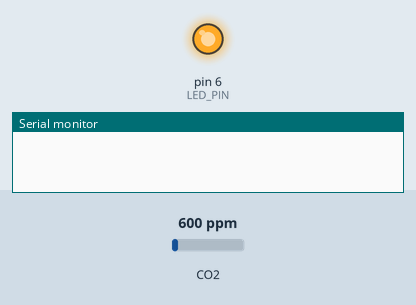
Bench run of a sketch on a simulated Arduino Nano, built with avr-gcc and run on an emulated ATmega328P. Shown: output pins drawn as LEDs (lit = HIGH), the last lines printed to the serial monitor. The test bench sets the inputs (shaded band); at power-on: CO2 600 ppm. The local clock reads 2024-03-15 10:24:30 at power-on unless the sketch sets it; storage starts empty.

Above: at 0.1 s.
At 3.1 s:
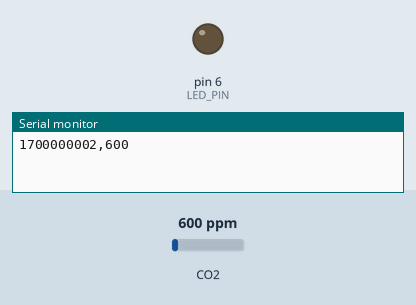
Timing chart, 0 to 4.6 s (numbered marks = the images above):
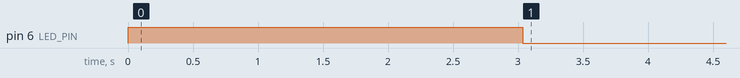

The sketch:

FullNode.ino
```cpp
/*
  ---------- PLEASE READ THIS BEFORE POWERING THE SENSOR ----------

INTRODUCTION
  This code compiles the individual codes for the SCD-30 sensor, the SDCard Module, and the RTC module.
  This will collect CO2 data and timestamps, and stores them into an SD Card.


IMPORTANT NOTE
  The SCD-30 device is EXTREMELY sensitive to electrostatic discharge.
  NEVER touch the sensor UNLESS wearing Anti-Static Gloves.
  Even if the sensor is not connected to power, still exercise extreme caution.


SCD30 MODULE WIRING
  Sensor -> Arduino Nano
  ------------------------
  Vin Pin -> 5.0V Port
  Gnd Pin -> GND  Port
  SCL Pin -> SCL Port
  SDA Pin -> SDA Port


RTC MODULE WIRING
  Module -> Arduino
  ------------------------
  GND  Pin -> GND     Port
  VCC  Pin -> 5.0 V   Port
  SDA  Pin -> SDA     Port
  SCL  Pin -> SCL     Port
  SQW  Pin -> NOTHING
  32K  Pin -> NOTHING


SD MODULE WIRING
  Module -> Arduino
  ------------------------
  CS   Pin -> Digital Pin #10
  SCK  Pin -> Digital Pin #13
  MOSI Pin -> Digital Pin #11
  MISO Pin -> Digital Pin #12
  VCC  Pin -> 5.0 V   Pin
  GND  Pin -> GND     Pin

*/


//IMPORT LIBRARIES AND SETUP VARIABLES
#include <Wire.h>
#include <RTClib.h>
#include <SdFat.h>
#include <SparkFun_SCD30_Arduino_Library.h>

SCD30 airSensor;
uint32_t conc;
const byte CALIB_PIN   = 5;

RTC_DS3231 rtc;
DateTime dt;
DateTime now_dt;

const uint8_t sdChipSelect = SS;
SdFat sd;
SdFile file;

const byte LED_PIN      = 6;

//SETUP PINS & MODULES
void setup() {
  //General Setup
  Serial.begin(9600);                   // This is the baud rate. Keep at 9600, no need to change
  pinMode(CALIB_PIN, INPUT_PULLUP);     // This setups the calibration wire pin
  pinMode(LED_PIN, OUTPUT);             // This setups the pin for the LED light.
  digitalWrite(LED_PIN, HIGH);
  Wire.begin();


  //CO2 Sensor Setup
  if (airSensor.begin() == false) {               //Stars the module.
    Serial.println("Error. SCD not detected.");
    while (1);                                    //If there is an error, then an infinite loop will occur.
  }
  airSensor.setMeasurementInterval(2);              //Change number of seconds between measurements: 2 to 1800 (30 minutes)
  airSensor.setAltitudeCompensation(1300);        //Set altitude of the sensor in m, stored in non-volatile memory of SCD30
  //airSensor.setForcedRecalibrationFactor(1000); //Set the calibration level
  delay(1000);

  //RTC clock setup
  if(rtc.begin() == false) {                      //Starts the module.
    Serial.println("Error. RTC not detected.");
    while(1);                                     //If there is an error, then an infinite loop will occur.
  }
  rtc.adjust(DateTime(F(__DATE__), F(__TIME__))); //This will adjust the datetime to the datetime your computer gives.
  delay(1000);


  //SD Card Module setup
  if(sd.begin(sdChipSelect) == false) {           //Stars the module.
    Serial.println("Error. SD not detected.");
    while (1);                                    //If there is an error, then an infinite loop will occur.
  }
  file.open("DATA.csv", O_CREAT|O_WRITE|O_APPEND);//Creates csv file
  file.print("Column #1");                        //Creates a column header
  file.println("Column #2");                      //Creates a column header
  delay(1000);

  digitalWrite(LED_PIN, LOW);

}


// MAIN CODE
void loop() {
  digitalWrite(LED_PIN, HIGH);
  dt = rtc.now();                           //Collect timestamp from RTC
  conc = airSensor.getCO2();                //Collect CO2 reading from SCD30

  Serial.print(dt.unixtime());              //Print data to Serial Monitor
  Serial.print(",");                        //^
  Serial.println(conc);                     //^

  file.print(dt.unixtime());                //Print data to SD Card
  file.print(",");                          //^
  file.println(conc);                       //^
  file.sync();                              //Temporarily close the SDCard

  digitalWrite(LED_PIN, LOW);


  //The code below makes it so that the Arduino waits 3 seconds before collecting another data sample.
  //With the SCD-30 module, 2.1 seconds is the fastest frequency that it can take measurements.
  //Therefore, the Arduino is set to a collection frequency of 3 seconds.
  do {
    now_dt = rtc.now();
  } while ( now_dt.unixtime() < dt.unixtime() + 3 );
}
```

Measured:
- by itself, pin 6 (LED_PIN): HIGH → LOW at 3.0 s
